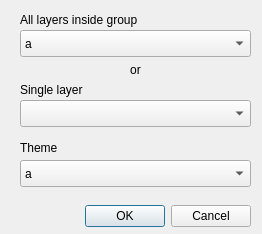
<?xml version="1.0" encoding="UTF-8"?>
<ui version="4.0">
 <class>appendToThemeDialogBase</class>
 <widget class="QDialog" name="appendToThemeDialogBase">
  <property name="geometry">
   <rect>
    <x>0</x>
    <y>0</y>
    <width>262</width>
    <height>234</height>
   </rect>
  </property>
  <property name="windowTitle">
   <string>appendToTheme</string>
  </property>
  <widget class="QDialogButtonBox" name="button_box">
   <property name="geometry">
    <rect>
     <x>20</x>
     <y>200</y>
     <width>231</width>
     <height>32</height>
    </rect>
   </property>
   <property name="locale">
    <locale language="English" country="UnitedStates"/>
   </property>
   <property name="orientation">
    <enum>Qt::Horizontal</enum>
   </property>
   <property name="standardButtons">
    <set>QDialogButtonBox::Cancel|QDialogButtonBox::Ok</set>
   </property>
  </widget>
  <widget class="QgsMapLayerComboBox" name="mMapLayerComboBox">
   <property name="geometry">
    <rect>
     <x>20</x>
     <y>100</y>
     <width>231</width>
     <height>27</height>
    </rect>
   </property>
   <property name="locale">
    <locale language="English" country="UnitedStates"/>
   </property>
   <property name="currentIndex">
    <number>-1</number>
   </property>
   <property name="allowEmptyLayer">
    <bool>true</bool>
   </property>
  </widget>
  <widget class="QgsCheckableComboBox" name="groupComboBox">
   <property name="geometry">
    <rect>
     <x>20</x>
     <y>30</y>
     <width>231</width>
     <height>27</height>
    </rect>
   </property>
   <property name="locale">
    <locale language="English" country="UnitedStates"/>
   </property>
   <item>
    <property name="text">
     <string>a</string>
    </property>
   </item>
  </widget>
  <widget class="QLabel" name="label_2">
   <property name="geometry">
    <rect>
     <x>20</x>
     <y>140</y>
     <width>231</width>
     <height>16</height>
    </rect>
   </property>
   <property name="locale">
    <locale language="English" country="UnitedStates"/>
   </property>
   <property name="text">
    <string>Theme</string>
   </property>
  </widget>
  <widget class="QLabel" name="label">
   <property name="geometry">
    <rect>
     <x>20</x>
     <y>10</y>
     <width>231</width>
     <height>20</height>
    </rect>
   </property>
   <property name="locale">
    <locale language="English" country="UnitedStates"/>
   </property>
   <property name="text">
    <string>All layers inside group</string>
   </property>
  </widget>
  <widget class="QLabel" name="label_3">
   <property name="geometry">
    <rect>
     <x>20</x>
     <y>80</y>
     <width>161</width>
     <height>20</height>
    </rect>
   </property>
   <property name="locale">
    <locale language="English" country="UnitedStates"/>
   </property>
   <property name="text">
    <string>Single layer</string>
   </property>
  </widget>
  <widget class="QgsCheckableComboBox" name="themeComboBox">
   <property name="geometry">
    <rect>
     <x>20</x>
     <y>160</y>
     <width>231</width>
     <height>27</height>
    </rect>
   </property>
   <property name="locale">
    <locale language="English" country="UnitedStates"/>
   </property>
   <item>
    <property name="text">
     <string>a</string>
    </property>
   </item>
  </widget>
  <widget class="QLabel" name="label_4">
   <property name="geometry">
    <rect>
     <x>20</x>
     <y>60</y>
     <width>231</width>
     <height>20</height>
    </rect>
   </property>
   <property name="locale">
    <locale language="English" country="UnitedStates"/>
   </property>
   <property name="text">
    <string>or</string>
   </property>
   <property name="alignment">
    <set>Qt::AlignCenter</set>
   </property>
  </widget>
 </widget>
 <customwidgets>
  <customwidget>
   <class>QgsCheckableComboBox</class>
   <extends>QComboBox</extends>
   <header>qgscheckablecombobox.h</header>
  </customwidget>
  <customwidget>
   <class>QgsMapLayerComboBox</class>
   <extends>QComboBox</extends>
   <header>qgsmaplayercombobox.h</header>
  </customwidget>
 </customwidgets>
 <resources/>
 <connections>
  <connection>
   <sender>button_box</sender>
   <signal>accepted()</signal>
   <receiver>appendToThemeDialogBase</receiver>
   <slot>accept()</slot>
   <hints>
    <hint type="sourcelabel">
     <x>20</x>
     <y>20</y>
    </hint>
    <hint type="destinationlabel">
     <x>20</x>
     <y>20</y>
    </hint>
   </hints>
  </connection>
  <connection>
   <sender>button_box</sender>
   <signal>rejected()</signal>
   <receiver>appendToThemeDialogBase</receiver>
   <slot>reject()</slot>
   <hints>
    <hint type="sourcelabel">
     <x>20</x>
     <y>20</y>
    </hint>
    <hint type="destinationlabel">
     <x>20</x>
     <y>20</y>
    </hint>
   </hints>
  </connection>
 </connections>
</ui>
